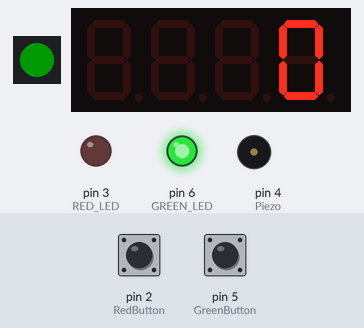
Simulated run of this sketch. Board: Arduino Uno, built with avr-gcc and run on an emulated ATmega328P. On the bench: 1 RGB LEDs in strip order, left to right, 4-digit seven-segment display, output pins drawn as LEDs (lit = HIGH), buzzer (waves = sounding). The inputs (shaded band) are chosen by the test bench; at power-on: pin 2 (RedButton) LOW, pin 5 (GreenButton) LOW. Dim RGB values are drawn brighter than linear; no radio packets arrive unless stated.

Above: at 3.2 s.
3.3 s: pin 2 (RedButton) pulled HIGH for 0.15 s
At 3.7 s:
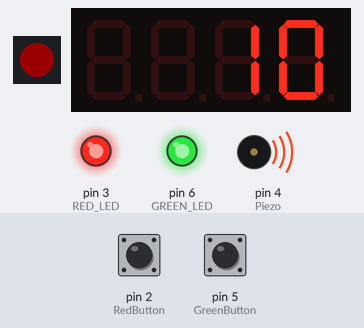
At 4.2 s:
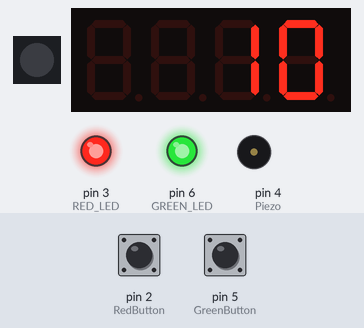
Timing chart, 0 to 12.3 s (numbered marks = the images above; inputs shaded):
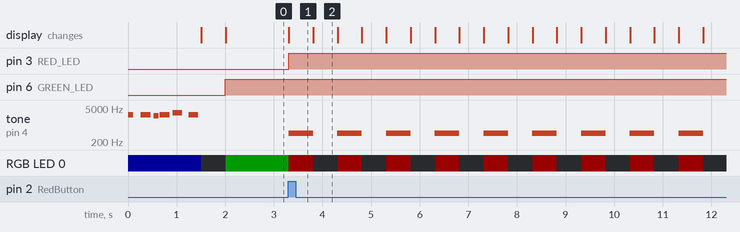

Measured:
- after the input at 3.3 s, pin 3 (RED_LED): LOW → HIGH at once; tone on pin 4 (Piezo): alternates 450 Hz for 0.50 s and silent for 0.50 s, starting at once; RGB LED 0: alternates RGB(25, 0, 0) for 0.50 s and off for 0.50 s, starting at once; the display: changes at once (image 1)
- what the display in image 2 shows lasts 0.5 s, from 3.8 s to 4.3 s

The sketch:

LaunchButton.ino
```cpp
#include <Wire.h>
#include <SPI.h>
#include "RF24.h"
#include <Adafruit_NeoPixel.h>
#include "Adafruit_LEDBackpack.h"
#include "Adafruit_GFX.h"
#include "pitches.h"
#define PIN 9
#define RedButton 2
#define RED_LED 3
#define Piezo 4
#define GreenButton 5
#define GREEN_LED 6

int RedButtonState = 0;
int GreenButtonState = 0;
int Transmit = 1;
int Transmit2 = 2;
int countDown = 10; // Determines how long countdown will be
int sound = 450; //Pitch for the piezo
int countDelay = 500; //Time for the countdown
bool radioNumber = 0;
byte addresses[][6] = {"1Node","2Node"};
RF24 radio(9,10);
Adafruit_7segment matrix = Adafruit_7segment();
Adafruit_NeoPixel pixel = Adafruit_NeoPixel(1, PIN, NEO_GRB + NEO_KHZ800);

int melody[] = {
  NOTE_E7, 0, NOTE_E7, NOTE_D7, NOTE_E7, NOTE_G7,0, NOTE_E7,};

int noteDurations[] = {
  8, 8, 4, 8, 4, 4, 16, 4};

void setup() {
  Serial.begin(9600);
  pinMode(RED_LED, OUTPUT);
  pinMode(GREEN_LED, OUTPUT);
  pinMode(RedButton, INPUT);
  pinMode(GreenButton, INPUT);
  pixel.begin();
  pixel.show(); // Initialize all pixels to 'off'
  matrix.begin(0x70);

  radio.begin();
  radio.setChannel(108);
  radio.setPALevel(RF24_PA_LOW);
  radio.openWritingPipe(addresses[0]);
  PowerRangers();
  delay(500);
}

void loop() {
  GreenPixel();
  RedButtonState = digitalRead(RedButton);
  GreenButtonState = digitalRead(GreenButton);
  digitalWrite(GREEN_LED, HIGH);

  matrix.print(0, DEC);
  matrix.writeDisplay();

  if (RedButtonState == HIGH){
    countdown();
  }

  if (GreenButtonState == HIGH){
    checkCommunication();
  }
  else {
    digitalWrite(RED_LED, LOW);
  }
}

void countdown(){
  for (int i = countDown; i >= 1; i--)
  {
    digitalWrite(RED_LED, HIGH);
    tone(Piezo, sound);
    matrix.print(i, DEC);
    matrix.writeDisplay();
    RedPixel();
    delay(countDelay);
    noTone(Piezo);
    OffPixel();
    delay(countDelay);

    if ( i == 10){
      radio.write(&Transmit, sizeof(Transmit));
    }
  }

  matrix.print(0, DEC);
  matrix.writeDisplay();
}


//Change this after I test button/LED
void checkCommunication(){
  delay(400);
  digitalWrite(GREEN_LED, LOW);
  radio.write(&Transmit2, sizeof(Transmit2));
  BluePixel();
  delay(150);
  OffPixel();
  delay(200);
  BluePixel();
  delay(150);
  OffPixel();
  delay(200);
  digitalWrite(GREEN_LED, LOW);
}

void PowerRangers(){
  for (int thisNote = 0; thisNote < 8; thisNote++) {
    BluePixel();
      int noteDuration = 800 / noteDurations[thisNote];
      tone(Piezo, melody[thisNote], noteDuration);
      int pauseBetweenNotes = noteDuration * 1.30;

      delay(pauseBetweenNotes);
    OffPixel();
  }
  noTone(Piezo);
}

void RedPixel(){
  pixel.setPixelColor(0, pixel.Color(25,0,0));
  pixel.show();
}

void BluePixel(){
  pixel.setPixelColor(0, pixel.Color(0,0,25));
  pixel.show();
}

void YellowPixel(){
  pixel.setPixelColor(0, pixel.Color(25,20,0));
  pixel.show();
}

void GreenPixel(){
  pixel.setPixelColor(0, pixel.Color(0,25,0));
  pixel.show();
}

void OffPixel(){
  pixel.setPixelColor(0, pixel.Color(0,0,0));
  pixel.show();
}
```

pitches.h
```cpp
/*************************************************
 * Public Constants
 *************************************************/

#define NOTE_B0  31
#define NOTE_C1  33
#define NOTE_CS1 35
#define NOTE_D1  37
#define NOTE_DS1 39
#define NOTE_E1  41
#define NOTE_F1  44
#define NOTE_FS1 46
#define NOTE_G1  49
#define NOTE_GS1 52
#define NOTE_A1  55
#define NOTE_AS1 58
#define NOTE_B1  62
#define NOTE_C2  65
#define NOTE_CS2 69
#define NOTE_D2  73
#define NOTE_DS2 78
#define NOTE_E2  82
#define NOTE_F2  87
#define NOTE_FS2 93
#define NOTE_G2  98
#define NOTE_GS2 104
#define NOTE_A2  110
#define NOTE_AS2 117
#define NOTE_B2  123
#define NOTE_C3  131
#define NOTE_CS3 139
#define NOTE_D3  147
#define NOTE_DS3 156
#define NOTE_E3  165
#define NOTE_F3  175
#define NOTE_FS3 185
#define NOTE_G3  196
#define NOTE_GS3 208
#define NOTE_A3  220
#define NOTE_AS3 233
#define NOTE_B3  247
#define NOTE_C4  262
#define NOTE_CS4 277
#define NOTE_D4  294
#define NOTE_DS4 311
#define NOTE_E4  330
#define NOTE_F4  349
#define NOTE_FS4 370
#define NOTE_G4  392
#define NOTE_GS4 415
#define NOTE_A4  440
#define NOTE_AS4 466
#define NOTE_B4  494
#define NOTE_C5  523
#define NOTE_CS5 554
#define NOTE_D5  587
#define NOTE_DS5 622
#define NOTE_E5  659
#define NOTE_F5  698
#define NOTE_FS5 740
#define NOTE_G5  784
#define NOTE_GS5 831
#define NOTE_A5  880
#define NOTE_AS5 932
#define NOTE_B5  988
#define NOTE_C6  1047
#define NOTE_CS6 1109
#define NOTE_D6  1175
#define NOTE_DS6 1245
#define NOTE_E6  1319
#define NOTE_F6  1397
#define NOTE_FS6 1480
#define NOTE_G6  1568
#define NOTE_GS6 1661
#define NOTE_A6  1760
#define NOTE_AS6 1865
#define NOTE_B6  1976
#define NOTE_C7  2093
#define NOTE_CS7 2217
#define NOTE_D7  2349
#define NOTE_DS7 2489
#define NOTE_E7  2637
#define NOTE_F7  2794
#define NOTE_FS7 2960
#define NOTE_G7  3136
#define NOTE_GS7 3322
#define NOTE_A7  3520
#define NOTE_AS7 3729
#define NOTE_B7  3951
#define NOTE_C8  4186
#define NOTE_CS8 4435
#define NOTE_D8  4699
#define NOTE_DS8 4978
```
